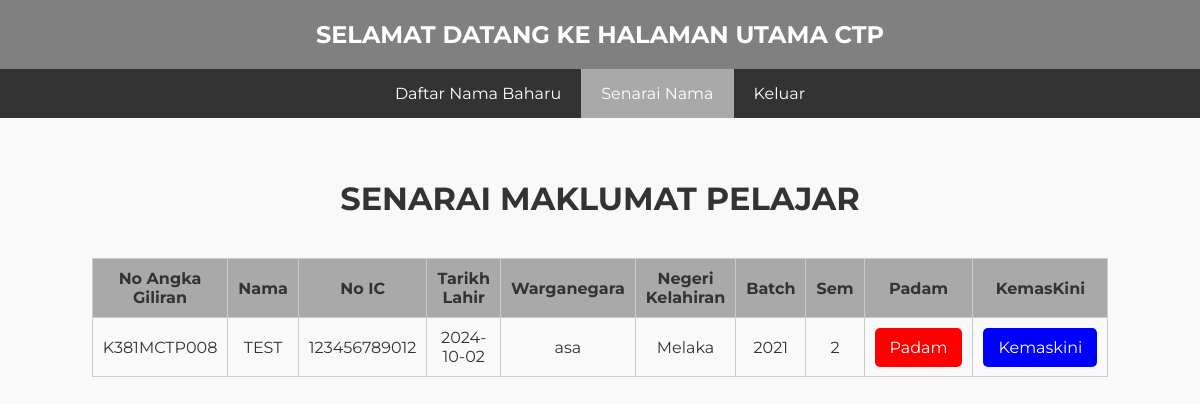
Screenshot of /senaraictp.php with the database file from the repository.
### tables this page shows
CREATE TABLE `maklumatctp` (
  `no_angka_giliran` varchar(11) NOT NULL,
  `nama` text NOT NULL,
  `no_ic` varchar(12) NOT NULL,
  `tarikh_lahir` date NOT NULL,
  `warganegara` text NOT NULL,
  `negeri_kelahiran` text NOT NULL,
  `batch` text NOT NULL,
  `sem` text NOT NULL
);

### senaraictp.php (the view, shortened to what this page needs)
<?php
    include('connection.php');
?>
<!DOCTYPE html>
<html lang="en">
<head>
</head>
<body>
    <div class="header">
        <h2>SELAMAT DATANG KE HALAMAN UTAMA CTP</h2>
    </div>
    <div class="navbar">
        <a href="daftar_namabaru_ctp.php">Daftar Nama Baharu</a>
        <a class="daftar" href="senaraictp.php">Senarai Nama</a>
        <a href="senaraikos.php">Keluar</a>
    </div>
    <div class="main-container">
        <h1>SENARAI MAKLUMAT PELAJAR</h1>
        <table>
            <thead>
                <tr>
                    <th>No Angka Giliran</th>
                    <th>Nama</th>
                    <th>No IC</th>
                    <th>Tarikh Lahir</th>
                    <th>Warganegara</th>
                    <th>Negeri Kelahiran</th>
                    <th>Batch</th>
                    <th>Sem</th>
                    <th>Padam</th>
                    <th>KemasKini</th>
                </tr>
            </thead>
            <tbody>
                <?php
                    $papar = mysqli_query($connect, "SELECT * FROM maklumatctp");
                    while($row = mysqli_fetch_array($papar)){
                        echo "
                        <tr>
                            <td>".$row['no_angka_giliran']."</td>
                            <td>".$row['nama']."</td>
                            <td>".$row['no_ic']."</td>
                            <td>".$row['tarikh_lahir']."</td>
                            <td>".$row['warganegara']."</td>
                            <td>".$row['negeri_kelahiran']."</td>
                            <td>".$row['batch']."</td>
                            <td>".$row['sem']."</td>
                            <td>
                                <a href='padamctp.php?no_angka_giliran=".$row['no_angka_giliran']."' class='btn-danger'>Padam</a>
                            </td>
                            <td>
                                <a href='updatectp.php?no_angka_giliran=".$row['no_angka_giliran']."' class='btn-update'>Kemaskini</a>
                            </td>
                        </tr>
                        ";
                    }
                ?>
            </tbody>
        </table>
    </div>
</body>
</html>

### senaraictp.php (style rules this page uses)
body { font-family: 'Montserrat', sans-serif; margin: 0; padding: 0; background-color: #f9f9f9; color: #333; }
.header { background-color: #808080; color: white; padding: 20px 0; text-align: center; }
.navbar { background-color: #333; overflow: hidden; display: flex; justify-content: center; }
.navbar a { display: inline-block; padding: 15px 20px; text-decoration: none; color: white; transition: background-color 0.3s, transform 0.2s; }
.daftar { background-color: #A9A9A9; }
.main-container { display: flex; flex-direction: column; align-items: center; padding: 40px 20px; text-align: center; }
h2 { color: white; margin: 0; }
h1 { margin-bottom: 20px; color: #333; }
table { width: 100%; max-width: 800px; margin: 20px auto; border-collapse: collapse; }
td, th { padding: 10px; border: 1px solid #ccc; text-align: center; }
th { background-color: #A9A9A9; }
.btn-danger { background-color: red; color: white; border: none; border-radius: 5px; padding: 10px 15px; text-decoration: none; transition: background-color 0.3s, transform 0.2s; }
.btn-update { background-color: blue; color: white; border: none; border-radius: 5px; padding: 10px 15px; text-decoration: none; transition: background-color 0.3s, transform 0.2s; }

### rows the page displays
maklumatctp: no_angka_giliran "K381MCTP008", nama "TEST", no_ic "123456789012", tarikh_lahir "2024-10-02", warganegara "asa", negeri_kelahiran "Melaka", batch "2021", sem "2"
